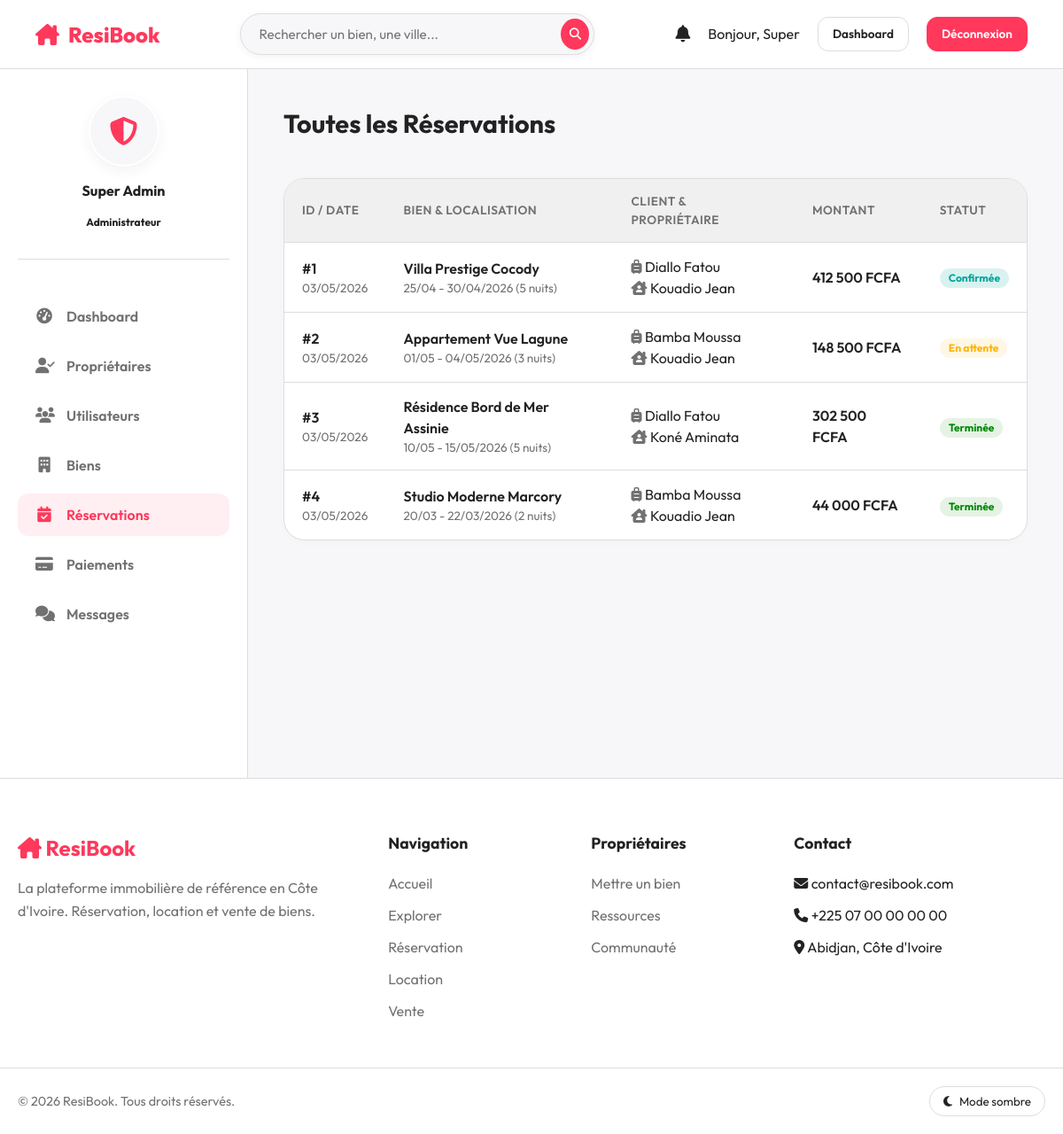
Screenshot of /admin/reservations (signed in) with the database file from the repository.
### tables this page shows
CREATE TABLE `reservations` (
  `id` INT AUTO_INCREMENT PRIMARY KEY,
  `property_id` INT NOT NULL,
  `client_id` INT NOT NULL,
  `check_in` DATE NOT NULL,
  `check_out` DATE NOT NULL,
  `guests` INT DEFAULT 1,
  `nights` INT NOT NULL,
  `price_per_night` DECIMAL(12,2) NOT NULL,
  `subtotal` DECIMAL(12,2) NOT NULL,
  `service_fee` DECIMAL(12,2) DEFAULT 0,
  `total_price` DECIMAL(12,2) NOT NULL,
  `status` ENUM('pending','confirmed','cancelled','completed','rejected') DEFAULT 'pending',
  `cancellation_reason` TEXT DEFAULT NULL,
  `special_requests` TEXT DEFAULT NULL,
  `created_at` TIMESTAMP DEFAULT CURRENT_TIMESTAMP,
  `updated_at` TIMESTAMP DEFAULT CURRENT_TIMESTAMP ON UPDATE CURRENT_TIMESTAMP,
  FOREIGN KEY (`property_id`) REFERENCES `properties`(`id`) ON DELETE CASCADE,
  FOREIGN KEY (`client_id`) REFERENCES `users`(`id`) ON DELETE CASCADE,
  INDEX `idx_status` (`status`),
  INDEX `idx_dates` (`check_in`, `check_out`)
);

CREATE TABLE `properties` (
  `id` INT AUTO_INCREMENT PRIMARY KEY,
  `owner_id` INT NOT NULL,
  `category_id` INT DEFAULT NULL,
  `title` VARCHAR(255) NOT NULL,
  `slug` VARCHAR(255) NOT NULL UNIQUE,
  `description` TEXT NOT NULL,
  `listing_type` ENUM('reservation','rental','sale') NOT NULL DEFAULT 'reservation',
  `price_per_night` DECIMAL(12,2) DEFAULT 0,
  `price_monthly` DECIMAL(12,2) DEFAULT 0,
  `price_sale` DECIMAL(12,2) DEFAULT 0,
  `address` VARCHAR(255) NOT NULL,
  `city` VARCHAR(100) NOT NULL,
  `country` VARCHAR(100) DEFAULT 'Côte d''Ivoire',
  `latitude` DECIMAL(10,8) DEFAULT NULL,
  `longitude` DECIMAL(11,8) DEFAULT NULL,
  `max_guests` INT DEFAULT 2,
  `bedrooms` INT DEFAULT 1,
  `bathrooms` INT DEFAULT 1,
  `area_sqm` INT DEFAULT NULL,
  `status` ENUM('active','pending','rejected','inactive','sold','rented') DEFAULT 'pending',
  `is_featured` TINYINT(1) DEFAULT 0,
  `views_count` INT DEFAULT 0,
  `score` DECIMAL(3,2) DEFAULT 0.00,
  `rules` TEXT DEFAULT NULL,
  `cancellation_policy` ENUM('flexible','moderate','strict') DEFAULT 'moderate',
  `created_at` TIMESTAMP DEFAULT CURRENT_TIMESTAMP,
  `updated_at` TIMESTAMP DEFAULT CURRENT_TIMESTAMP ON UPDATE CURRENT_TIMESTAMP,
  FOREIGN KEY (`owner_id`) REFERENCES `users`(`id`) ON DELETE CASCADE,
  FOREIGN KEY (`category_id`) REFERENCES `categories`(`id`) ON DELETE SET NULL,
  INDEX `idx_city` (`city`),
  INDEX `idx_status` (`status`),
  INDEX `idx_owner` (`owner_id`),
  INDEX `idx_type` (`listing_type`),
  FULLTEXT INDEX `idx_search` (`title`, `description`, `city`)
);

CREATE TABLE `users` (
  `id` INT AUTO_INCREMENT PRIMARY KEY,
  `role_id` INT NOT NULL DEFAULT 3,
  `first_name` VARCHAR(100) NOT NULL,
  `last_name` VARCHAR(100) NOT NULL,
  `email` VARCHAR(255) NOT NULL UNIQUE,
  `password` VARCHAR(255) NOT NULL,
  `phone` VARCHAR(20) DEFAULT NULL,
  `avatar` VARCHAR(255) DEFAULT 'default.png',
  `bio` TEXT DEFAULT NULL,
  `address` VARCHAR(255) DEFAULT NULL,
  `city` VARCHAR(100) DEFAULT NULL,
  `country` VARCHAR(100) DEFAULT 'Côte d''Ivoire',
  `id_document` VARCHAR(255) DEFAULT NULL,
  `status` ENUM('active','pending','suspended','rejected') DEFAULT 'active',
  `is_verified` TINYINT(1) DEFAULT 0,
  `verification_badge` TINYINT(1) DEFAULT 0,
  `rejection_reason` TEXT DEFAULT NULL,
  `last_login` DATETIME DEFAULT NULL,
  `created_at` TIMESTAMP DEFAULT CURRENT_TIMESTAMP,
  `updated_at` TIMESTAMP DEFAULT CURRENT_TIMESTAMP ON UPDATE CURRENT_TIMESTAMP,
  FOREIGN KEY (`role_id`) REFERENCES `roles`(`id`) ON DELETE RESTRICT,
  INDEX `idx_email` (`email`),
  INDEX `idx_status` (`status`),
  INDEX `idx_role` (`role_id`)
);

### app/controllers/AdminController.php (called while the page is built, shortened)
<?php
class AdminController extends Controller {
    public function reservations() {
        $resModel = $this->model('Reservation');
        $reservations = $resModel->getAll();
        $data = ['title' => 'Toutes les Réservations', 'reservations' => $reservations];
        $this->view('admin/reservations', $data);
    }
}

### core/Router.php (called while the page is built, shortened)
<?php
class Router {
    protected $currentMethod = 'index';
    public function __construct() {
        $url = $this->getUrl();
        if (isset($url[0]) && file_exists(APPROOT . '/controllers/' . ucwords($url[0]) . 'Controller.php')) {
            unset($url[0]);
        }
        $this->currentController = new $this->currentController;
        if (isset($url[1])) {
            if (method_exists($this->currentController, $url[1])) {
                $this->currentMethod = $url[1];
                unset($url[1]);
            }
        }
        $this->params = $url ? array_values($url) : [];
        call_user_func_array([$this->currentController, $this->currentMethod], $this->params);
    }
    public function getUrl() {
        if (isset($_GET['url'])) {
            $url = rtrim($_GET['url'], '/');
            $url = filter_var($url, FILTER_SANITIZE_URL);
            $url = explode('/', $url);
            return $url;
        }
        return [];
    }
}

### index.php (called while the page is built, shortened)
<?php
require_once 'config/Database.php';
require_once 'core/Router.php';
require_once 'core/Controller.php';
$router = new Router();

### config/Database.php (called while the page is built, shortened)
<?php
class Database {
    private $host = DB_HOST;
    private $user = DB_USER;
    private $pass = DB_PASS;
    private $dbname = DB_NAME;
    private $dbh;
    private $stmt;
    public function __construct() {
        $dsn = 'mysql:host=' . $this->host . ';dbname=' . $this->dbname . ';charset=utf8mb4';
        $options = array(
            PDO::ATTR_PERSISTENT => true,
            PDO::ATTR_ERRMODE => PDO::ERRMODE_EXCEPTION,
            PDO::ATTR_DEFAULT_FETCH_MODE => PDO::FETCH_OBJ
        );
        try {
            $this->dbh = new PDO($dsn, $this->user, $this->pass, $options);
        } catch(PDOException $e) {
            $this->error = $e->getMessage();
            echo $this->error;
        }
    }
    public function query($sql) {
        $this->stmt = $this->dbh->prepare($sql);
    }
    public function execute() {
        return $this->stmt->execute();
    }
    public function resultSet() {
        $this->execute();
        return $this->stmt->fetchAll();
    }
}

### app/models/Reservation.php (called while the page is built, shortened)
<?php
class Reservation {
    private $db;
    public function __construct() {
        $this->db = new Database;
    }
    public function getAll() {
        $this->db->query('SELECT r.*, p.title, p.city, uc.first_name as client_fn, uc.last_name as client_ln, uo.first_name as owner_fn, uo.last_name as owner_ln
            FROM reservations r JOIN properties p ON r.property_id = p.id JOIN users uc ON r.client_id = uc.id JOIN users uo ON p.owner_id = uo.id ORDER BY r.created_at DESC');
        return $this->db->resultSet();
    }
}

### app/views/admin/reservations.php (the view)
<?php require APPROOT . '/views/inc/header.php'; ?>
<div class="dashboard-layout">
    <?php require APPROOT . '/views/inc/sidebar_admin.php'; ?>
    <main class="main-content">
        <div style="display: flex; justify-content: space-between; align-items: center; margin-bottom: 30px;">
            <h2 style="font-size: 1.8rem;">Toutes les Réservations</h2>
        </div>
        <div class="table-container">
            <div style="overflow-x: auto;">
                <table class="table">
                    <thead>
                        <tr>
                            <th>ID / Date</th>
                            <th>Bien & Localisation</th>
                            <th>Client & Propriétaire</th>
                            <th>Montant</th>
                            <th>Statut</th>
                        </tr>
                    </thead>
                    <tbody>
                        <?php if(empty($data['reservations'])): ?>
                            <tr><td colspan="5" style="text-align: center; padding: 30px;">Aucune réservation.</td></tr>
                        <?php else: foreach($data['reservations'] as $res) : ?>
                        <tr>
                            <td>
                                <div style="font-weight: 600;">#<?= $res->id; ?></div>
                                <div style="font-size: 0.85rem; color: var(--text-muted);"><?= date('d/m/Y', strtotime($res->created_at)); ?></div>
                            </td>
                            <td>
                                <div style="font-weight: 600;"><?= htmlspecialchars($res->title); ?></div>
                                <div style="font-size: 0.85rem; color: var(--text-muted);"><?= date('d/m', strtotime($res->check_in)); ?> - <?= date('d/m/Y', strtotime($res->check_out)); ?> (<?= $res->nights; ?> nuits)</div>
                            </td>
                            <td>
                                <div><i class="fa-solid fa-suitcase-rolling text-muted"></i> <?= htmlspecialchars($res->client_fn . ' ' . $res->client_ln); ?></div>
                                <div><i class="fa-solid fa-house-chimney-user text-muted"></i> <?= htmlspecialchars($res->owner_fn . ' ' . $res->owner_ln); ?></div>
                            </td>
                            <td style="font-weight: 600;"><?= number_format($res->total_price, 0, ',', ' '); ?> FCFA</td>
                            <td>
                                <?php if($res->status == 'pending'): ?><span class="badge badge-pending">En attente</span>
                                <?php elseif($res->status == 'confirmed'): ?><span class="badge" style="background: rgba(0, 166, 153, 0.15); color: var(--secondary);">Confirmée</span>
                                <?php elseif($res->status == 'completed'): ?><span class="badge badge-success">Terminée</span>
                                <?php else: ?><span class="badge badge-danger">Annulée</span><?php endif; ?>
                            </td>
                        </tr>
                        <?php endforeach; endif; ?>
                    </tbody>
                </table>
            </div>
        </div>
    </main>
</div>
<?php require APPROOT . '/views/inc/footer.php'; ?>

### public/css/style.css (style rules this page uses)
:root { --primary: #FF385C; --primary-dark: #D70466; --secondary: #00A699; --success: #008A05; --warning: #FFB400; --danger: #E12C32; --text-main: #222222; --text-muted: #717171; --bg-main: #F7F7F9; --bg-light: #F0F0F0; --white: #FFFFFF; --border: #DDDDDD; --radius-sm: 8px; --radius-md: 12px; --radius-lg: 24px; --transition: all 0.3s ease; }
* { margin: 0; padding: 0; box-sizing: border-box; font-family: 'Outfit', sans-serif; }
body { background-color: var(--bg-main); color: var(--text-main); font-size: 16px; line-height: 1.5; transition: background-color 0.3s, color 0.3s; }
h1, h2, h3, h4, h5, h6 { color: var(--text-main); font-weight: 700; margin-bottom: 10px; }
.badge { display: inline-block; padding: 5px 10px; font-size: 0.75rem; font-weight: 700; line-height: 1; text-align: center; white-space: nowrap; vertical-align: baseline; border-radius: 50px; }
.badge-success { color: var(--success); background-color: rgba(0, 138, 5, 0.1); }
.badge-warning, .badge-pending { color: var(--warning); background-color: rgba(255, 180, 0, 0.1); }
.dashboard-layout { display: flex; min-height: 100vh; background-color: var(--bg-main); }
.main-content { flex: 1; padding: 40px; overflow-y: auto; }
.table-container { background: var(--white); border-radius: var(--radius-lg); border: 1px solid var(--border); overflow: hidden; box-shadow: 0 2px 10px rgba(0,0,0,0.02); margin-bottom: 30px; }
.table { width: 100%; border-collapse: collapse; }
.table th, .table td { padding: 15px 20px; text-align: left; border-bottom: 1px solid var(--border); }
.table th { background: var(--bg-light); font-weight: 600; color: var(--text-muted); font-size: 0.85rem; text-transform: uppercase; letter-spacing: 0.5px; }
.table tbody tr { transition: var(--transition); }
.table tbody tr:last-child td { border-bottom: none; }
.text-muted { color: var(--text-muted); }

### rows the page displays
reservations: id "1", created_at "03/05/2026", property.title "Villa Prestige Cocody", check_in "25/04", check_out "30/04/2026", nights "5", client.last_name "Diallo Fatou", users.first_name+last_name "Kouadio Jean", total_price "412 500", status "Confirmée"
reservations: id "2", created_at "03/05/2026", property.title "Appartement Vue Lagune", check_in "01/05", check_out "04/05/2026", nights "3", client.last_name "Bamba Moussa", users.first_name+last_name "Kouadio Jean", total_price "148 500", status "En attente"
reservations: id "3", created_at "03/05/2026", property.title "Résidence Bord de Mer Assinie", check_in "10/05", check_out "15/05/2026", nights "5", client.last_name "Diallo Fatou", users.first_name+last_name "Koné Aminata", total_price "302 500", status "Terminée"
reservations: id "4", created_at "03/05/2026", property.title "Studio Moderne Marcory", check_in "20/03", check_out "22/03/2026", nights "2", client.last_name "Bamba Moussa", users.first_name+last_name "Kouadio Jean", total_price "44 000", status "Terminée"

### other values shown
explode(' ', $_SESSION['user_name'])[0] "Super"
